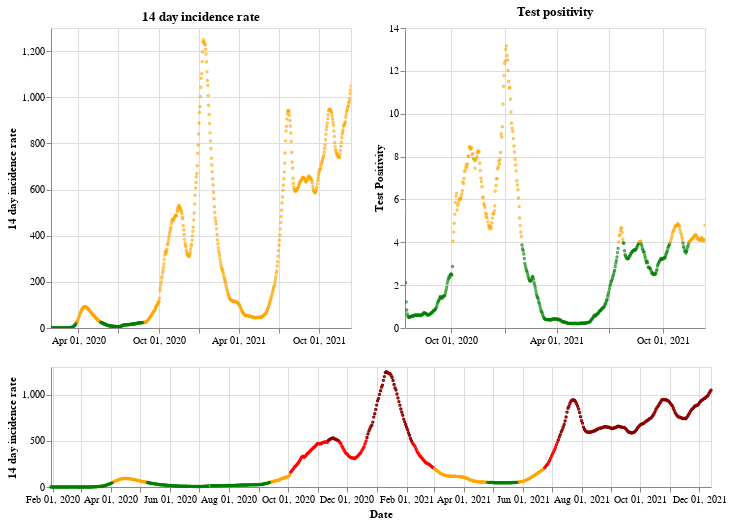

Here is the notebook cell this chart was saved with:
### Markdown cell above
## England

### Code cell
plot_traffic_light('England')

### Figure 1 — Vega-Lite specification as saved in the notebook (floating-point values rounded to 4 significant figures; data arrays with more than 128 entries replaced by an {"elided": "..."} marker saying what was removed)
{"config": {"view": {"continuousWidth": 400, "continuousHeight": 300}}, "vconcat": [{"hconcat": [{"mark": {"type": "point", "size": 2}, "encoding": {"color": {"condition": {"value": "green", "test": "(datum.twoWeeklyCasesRate <= 25)"}, "value": "orange"}, "tooltip": [{"type": "nominal", "field": "areaName"}, {"type": "temporal", "field": "date"}, {"type": "quantitative", "field": "twoWeeklyCasesRate"}, {"type": "quantitative", "field": "testPositivity"}], "x": {"type": "temporal", "axis": {"title": ""}, "field": "date", "scale": {"domain": {"selection": "DateBrush"}}, "timeUnit": "yearmonthdate"}, "y": {"type": "quantitative", "axis": {"title": "14 day incidence rate"}, "field": "twoWeeklyCasesRate"}}, "title": "14 day incidence rate", "width": 300}, {"mark": {"type": "point", "size": 2}, "encoding": {"color": {"condition": {"value": "green", "test": "(datum.testPositivity <= 4)"}, "value": "orange"}, "tooltip": [{"type": "nominal", "field": "areaName"}, {"type": "temporal", "field": "date"}, {"type": "quantitative", "field": "twoWeeklyCasesRate"}, {"type": "quantitative", "field": "testPositivity"}], "x": {"type": "temporal", "axis": {"title": ""}, "field": "date", "scale": {"domain": {"selection": "DateBrush"}}, "timeUnit": "yearmonthdate"}, "y": {"type": "quantitative", "axis": {"title": "Test Positivity"}, "field": "testPositivity"}}, "title": "Test positivity", "width": 300}]}, {"layer": [{"mark": {"type": "point", "size": 2}, "encoding": {"color": {"condition": {"value": "orange", "test": "(((datum.testPositivity < 4) && (datum.twoWeeklyCasesRate >= 50)) && (datum.twoWeeklyCasesRate < 200))"}, "value": "red"}, "opacity": {"condition": {"value": 1, "test": "((datum.twoWeeklyCasesRate >= 50) && (datum.twoWeeklyCasesRate < 500))"}, "value": 0}, "tooltip": [{"type": "nominal", "field": "areaName"}, {"type": "temporal", "field": "date"}, {"type": "quantitative", "field": "twoWeeklyCasesRate"}, {"type": "quantitative", "field": "testPositivity"}], "x": {"type": "temporal", "axis": {"title": "Date"}, "field": "date", "timeUnit": "yearmonthdate"}, "y": {"type": "quantitative", "axis": {"title": "14 day incidence rate"}, "field": "twoWeeklyCasesRate"}}, "selection": {"DateBrush": {"type": "interval", "encodings": ["x"], "fields": ["Time"]}}}, {"mark": {"type": "point", "size": 2}, "encoding": {"color": {"value": "darkred"}, "opacity": {"condition": {"value": 1, "test": "(datum.twoWeeklyCasesRate >= 500)"}, "value": 0}, "tooltip": [{"type": "nominal", "field": "areaName"}, {"type": "temporal", "field": "date"}, {"type": "quantitative", "field": "twoWeeklyCasesRate"}, {"type": "quantitative", "field": "testPositivity"}], "x": {"type": "temporal", "axis": {"title": "Date"}, "field": "date", "timeUnit": "yearmonthdate"}, "y": {"type": "quantitative", "axis": {"title": "14 day incidence rate"}, "field": "twoWeeklyCasesRate"}}}, {"mark": {"type": "point", "size": 2}, "encoding": {"color": {"condition": {"value": "green", "test": "((datum.testPositivity < 4) && (datum.twoWeeklyCasesRate < 50))"}, "value": "orange"}, "opacity": {"condition": {"value": 1, "test": "(datum.twoWeeklyCasesRate < 50)"}, "value": 0}, "tooltip": [{"type": "nominal", "field": "areaName"}, {"type": "temporal", "field": "date"}, {"type": "quantitative", "field": "twoWeeklyCasesRate"}, {"type": "quantitative", "field": "testPositivity"}], "x": {"type": "temporal", "axis": {"title": "Date"}, "field": "date", "timeUnit": "yearmonthdate"}, "y": {"type": "quantitative", "axis": {"title": "14 day incidence rate"}, "field": "twoWeeklyCasesRate"}}}], "height": 120, "width": 660}], "data": {"name": "data-22b0ec1a74ccdec875c89d8971c6993a"}, "$schema": "https://vega.github.io/schema/vega-lite/v4.8.1.json", "datasets": {"data-22b0ec1a74ccdec875c89d8971c6993a": {"elided": "684 records"}}}
